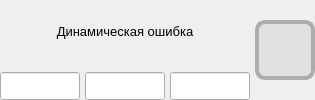
                  <widget class="QWidget" name="widget_crossingLimits_dynamicError" native="true">
                   <property name="sizePolicy">
                    <sizepolicy hsizetype="Maximum" vsizetype="Maximum">
                     <horstretch>0</horstretch>
                     <verstretch>0</verstretch>
                    </sizepolicy>
                   </property>
                   <layout class="QHBoxLayout" name="horizontalLayout_35">
                    <property name="spacing">
                     <number>5</number>
                    </property>
                    <property name="leftMargin">
                     <number>0</number>
                    </property>
                    <property name="topMargin">
                     <number>0</number>
                    </property>
                    <property name="rightMargin">
                     <number>0</number>
                    </property>
                    <property name="bottomMargin">
                     <number>0</number>
                    </property>
                    <item>
                     <widget class="QWidget" name="widget_crossingLimits_dynamicError_control" native="true">
                      <property name="sizePolicy">
                       <sizepolicy hsizetype="Maximum" vsizetype="Preferred">
                        <horstretch>0</horstretch>
                        <verstretch>0</verstretch>
                       </sizepolicy>
                      </property>
                      <layout class="QVBoxLayout" name="verticalLayout_49">
                       <property name="spacing">
                        <number>10</number>
                       </property>
                       <property name="leftMargin">
                        <number>0</number>
                       </property>
                       <property name="topMargin">
                        <number>0</number>
                       </property>
                       <property name="rightMargin">
                        <number>0</number>
                       </property>
                       <property name="bottomMargin">
                        <number>0</number>
                       </property>
                       <item>
                        <widget class="QLabel" name="label_crossingLimits_dynamicError">
                         <property name="sizePolicy">
                          <sizepolicy hsizetype="Preferred" vsizetype="Preferred">
                           <horstretch>0</horstretch>
                           <verstretch>0</verstretch>
                          </sizepolicy>
                         </property>
                         <property name="font">
                          <font>
                           <family>Segoe UI</family>
                           <pointsize>10</pointsize>
                          </font>
                         </property>
                         <property name="text">
                          <string>Динамическая ошибка</string>
                         </property>
                         <property name="alignment">
                          <set>Qt::AlignmentFlag::AlignCenter</set>
                         </property>
                        </widget>
                       </item>
                       <item>
                        <layout class="QHBoxLayout" name="horizontalLayout_crossingLimits_dynamicError_limits">
                         <property name="spacing">
                          <number>5</number>
                         </property>
                         <item>
                          <widget class="QLineEdit" name="lineEdit_crossingLimits_dynamicError_lowerLimit">
                           <property name="enabled">
                            <bool>true</bool>
                           </property>
                           <property name="sizePolicy">
                            <sizepolicy hsizetype="Fixed" vsizetype="Maximum">
                             <horstretch>0</horstretch>
                             <verstretch>0</verstretch>
                            </sizepolicy>
                           </property>
                           <property name="minimumSize">
                            <size>
                             <width>50</width>
                             <height>0</height>
                            </size>
                           </property>
                           <property name="maximumSize">
                            <size>
                             <width>80</width>
                             <height>16777215</height>
                            </size>
                           </property>
                           <property name="font">
                            <font>
                             <family>Segoe UI</family>
                             <pointsize>8</pointsize>
                            </font>
                           </property>
                           <property name="styleSheet">
                            <string notr="true">padding: 5px 5px;</string>
                           </property>
                           <property name="text">
                            <string/>
                           </property>
                           <property name="alignment">
                            <set>Qt::AlignmentFlag::AlignCenter</set>
                           </property>
                           <property name="readOnly">
                            <bool>true</bool>
                           </property>
                          </widget>
                         </item>
                         <item>
                          <widget class="QLineEdit" name="lineEdit_crossingLimits_dynamicError_value">
                           <property name="enabled">
                            <bool>true</bool>
                           </property>
                           <property name="sizePolicy">
                            <sizepolicy hsizetype="Fixed" vsizetype="Fixed">
                             <horstretch>0</horstretch>
                             <verstretch>0</verstretch>
                            </sizepolicy>
                           </property>
                           <property name="minimumSize">
                            <size>
                             <width>50</width>
                             <height>0</height>
                            </size>
                           </property>
                           <property name="maximumSize">
                            <size>
                             <width>80</width>
                             <height>16777215</height>
                            </size>
                           </property>
                           <property name="font">
                            <font>
                             <family>Segoe UI</family>
                             <pointsize>8</pointsize>
                            </font>
                           </property>
                           <property name="styleSheet">
                            <string notr="true">padding: 5px 5px;</string>
                           </property>
                           <property name="text">
                            <string/>
                           </property>
                           <property name="alignment">
                            <set>Qt::AlignmentFlag::AlignCenter</set>
                           </property>
                           <property name="readOnly">
                            <bool>true</bool>
                           </property>
                          </widget>
                         </item>
                         <item>
                          <widget class="QLineEdit" name="lineEdit_crossingLimits_dynamicError_upperLimit">
                           <property name="enabled">
                            <bool>true</bool>
                           </property>
                           <property name="sizePolicy">
                            <sizepolicy hsizetype="Fixed" vsizetype="Fixed">
                             <horstretch>0</horstretch>
                             <verstretch>0</verstretch>
                            </sizepolicy>
                           </property>
                           <property name="minimumSize">
                            <size>
                             <width>50</width>
                             <height>0</height>
                            </size>
                           </property>
                           <property name="maximumSize">
                            <size>
                             <width>80</width>
                             <height>16777215</height>
                            </size>
                           </property>
                           <property name="font">
                            <font>
                             <family>Segoe UI</family>
                             <pointsize>8</pointsize>
                            </font>
                           </property>
                           <property name="styleSheet">
                            <string notr="true">padding: 5px 5px;</string>
                           </property>
                           <property name="text">
                            <string/>
                           </property>
                           <property name="alignment">
                            <set>Qt::AlignmentFlag::AlignCenter</set>
                           </property>
                           <property name="readOnly">
                            <bool>true</bool>
                           </property>
                          </widget>
                         </item>
                        </layout>
                       </item>
                      </layout>
                     </widget>
                    </item>
                    <item>
                     <widget class="QWidget" name="widget_crossingLimits_dynamicError_limitStatusIndicator" native="true">
                      <property name="minimumSize">
                       <size>
                        <width>60</width>
                        <height>60</height>
                       </size>
                      </property>
                      <property name="maximumSize">
                       <size>
                        <width>60</width>
                        <height>60</height>
                       </size>
                      </property>
                      <property name="styleSheet">
                       <string notr="true">background: #E1E1E1;

Border: 4px solid #ADADAD ;
Border-radius: 10px;

</string>
                      </property>
                     </widget>
                    </item>
                   </layout>
                  </widget>
